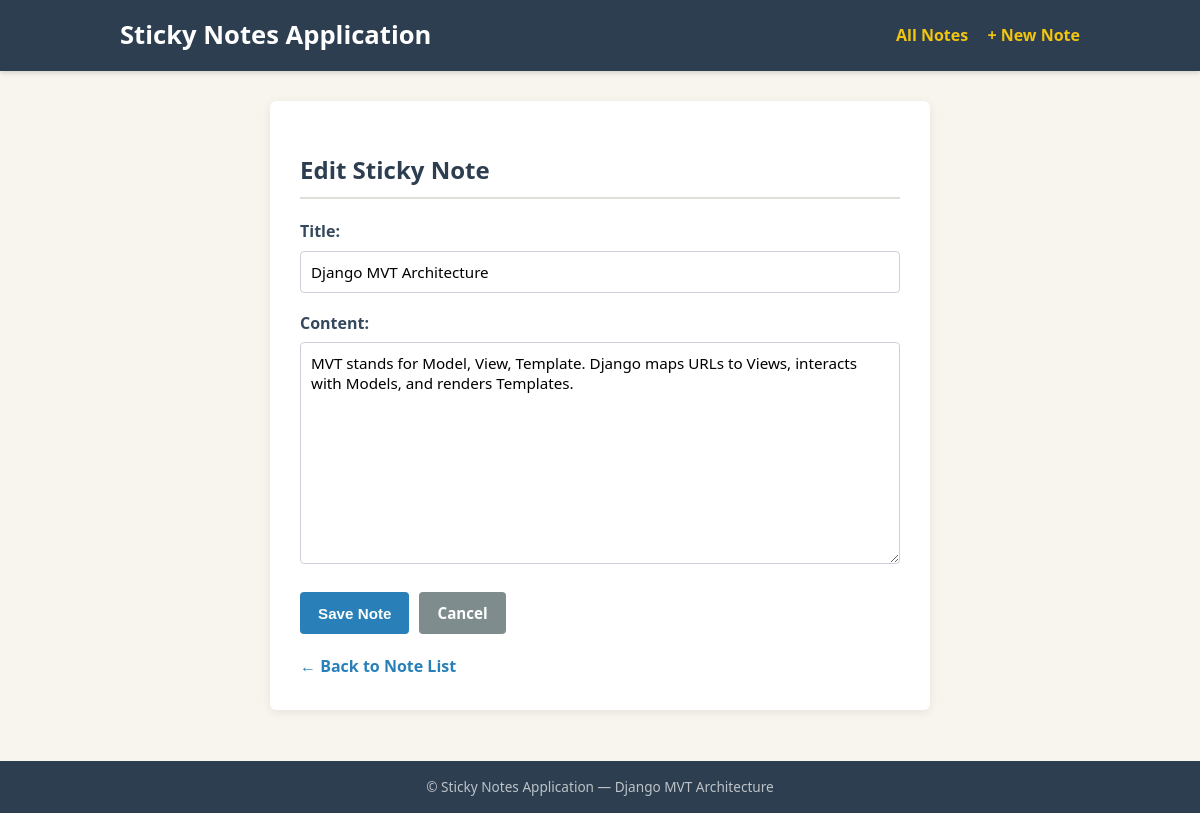
The page /note/2/edit/ on the database its author committed.
### notes/models.py (models this page shows, shortened)
class Note(models.Model):
    title = models.CharField(max_length=255)
    content = models.TextField()
    created_at = models.DateTimeField(auto_now_add=True)

### notes/views.py (the view)
# urls.py: path("note/<int:pk>/edit/", note_update, name="note_update"),
def note_update(request, pk):
    note = get_object_or_404(Note, pk=pk)
    if request.method == "POST":
        form = NoteForm(request.POST, instance=note)
        if form.is_valid():
            note = form.save(commit=False)
            note.save()
            return redirect("note_list")
    else:
        form = NoteForm(instance=note)
    return render(request, "notes/note_form.html", {"form": form})

### notes/forms.py
class NoteForm(forms.ModelForm):
    class Meta:
        model = Note
        fields = ['title', 'content']

### notes/templates/notes/note_form.html (shortened to what this page needs)
{% extends 'base.html' %}
{% block content %}
<div class="form-container">
    <h2>
        {% if form.instance.pk %}
        Edit Sticky Note
        {% else %}
        Create Sticky Note
        {% endif %}
    </h2>
    <form method="post" action="{% if form.instance.pk %}{% url 'note_update' pk=form.instance.pk %}{% else %}{% url 'note_create' %}{% endif %}">
        {{ form.as_p }}
        <div class="form-actions">
            <button type="submit" class="btn btn-primary">Save Note</button>
            <a href="{% url 'note_list' %}" class="btn btn-secondary">Cancel</a>
        </div>
    </form>
    <div class="back-link">
        <a href="{% url 'note_list' %}">&larr; Back to Note List</a>
    </div>
</div>
{% endblock %}

### notes/static/notes/styles.css (style rules this page uses)
body { font-family: "Segoe UI", Arial, Helvetica, sans-serif; margin: 0; padding: 0; background-color: #f7f5ee; color: #333333; line-height: 1.6; }
h2 { color: #2c3e50; margin-bottom: 20px; border-bottom: 2px solid #e0dfd5; padding-bottom: 8px; }
.btn { display: inline-block; padding: 9px 18px; font-size: 0.95rem; font-weight: 600; border-radius: 4px; text-decoration: none; cursor: pointer; border: none; transition: background-color 0.2s ease; }
.btn-primary { background-color: #2980b9; color: #ffffff; }
.btn-secondary { background-color: #7f8c8d; color: #ffffff; }
.form-container { background-color: #ffffff; padding: 30px; border-radius: 6px; box-shadow: 0 2px 10px rgba(0, 0, 0, 0.08); max-width: 600px; margin: 20px auto; }
.form-container p { margin-bottom: 18px; }
.form-container label { display: block; font-weight: bold; margin-bottom: 6px; color: #34495e; }
.form-container input[type="text"], .form-container textarea { width: 100%; box-sizing: border-box; padding: 10px; border: 1px solid #ccd1d9; border-radius: 4px; font-family: inherit; font-size: 0.95rem; }
.form-container textarea { min-height: 140px; resize: vertical; }
.form-actions { display: flex; gap: 10px; margin-top: 20px; }
.back-link { margin-top: 20px; }
.back-link a { color: #2980b9; text-decoration: none; font-weight: 600; }

### rows shown on the page
Note: title "Django MVT Architecture", content "MVT stands for Model, View, Template. Django maps URLs to Views, interacts with Models, and renders Templates."
